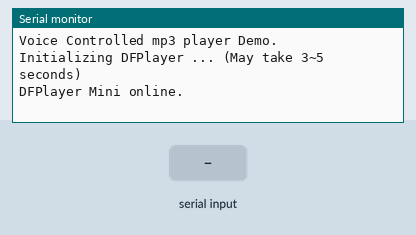
Recording of a sketch running on a simulated Arduino Uno, built with avr-gcc and run on an emulated ATmega328P. On the bench: the last lines printed to the serial monitor. The test bench sets the inputs (shaded band). The audio player accepts every command and is not drawn.

Above: at 1.7 s.
1.8 s: "Azan#" received over Serial
At 2.4 s:
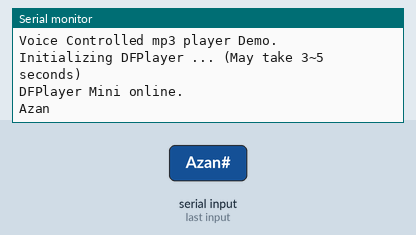
3.3 s: "song 2#" received over Serial
At 3.7 s:
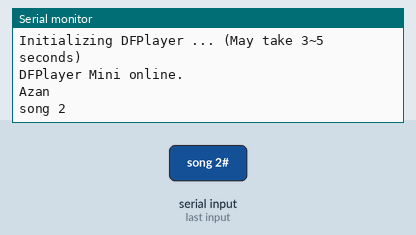

The sketch:

voice_mp3.ino
```cpp
#include <SoftwareSerial.h>
#include <DFRobotDFPlayerMini.h>

SoftwareSerial mySoftwareSerial(10, 11); // RX, TX
DFRobotDFPlayerMini myDFPlayer;

String readSerial;

void setup() {

  mySoftwareSerial.begin(9600);
  Serial.begin(9600);
  Serial.println(F("Voice Controlled mp3 player Demo."));
  Serial.println(F("Initializing DFPlayer ... (May take 3~5 seconds)"));

  if (!myDFPlayer.begin(mySoftwareSerial)) {  //Use softwareSerial to communicate with mp3.
    Serial.println(F("Unable to begin:"));
    Serial.println(F("1.Please recheck the connection!"));
    Serial.println(F("2.Please insert the SD card!"));
    while (true);
  }
  Serial.println(F("DFPlayer Mini online."));

  myDFPlayer.setTimeOut(500); //Set serial communictaion time out 500ms

  //----Set volume----
  myDFPlayer.volume(20);  //Set volume value (0~30).

  //----Set different EQ----
  myDFPlayer.EQ(DFPLAYER_EQ_CLASSIC);
  myDFPlayer.outputDevice(DFPLAYER_DEVICE_SD);

}


void loop() {
  if (Serial.available()) {
    readSerial = Serial.readStringUntil('#');
    Serial.println(readSerial);


    if (readSerial == "Azan") myDFPlayer.play(1);


    else if (readSerial == "song 2") myDFPlayer.play(2);


    else if (readSerial == "song 3") myDFPlayer.play(3);

    else if (readSerial == "song 4") myDFPlayer.play(4);

    else if (readSerial == "stop music")    myDFPlayer.stop();

    else if (readSerial == "pause music")    myDFPlayer.pause();

    else if (readSerial == "resume music")    myDFPlayer.start();
    }


}
```

Measured:
- after the input at 1.8 s, the serial monitor: prints a new line at once (image 1)
- after the input at 3.3 s, the serial monitor: prints a new line at once (image 2)
